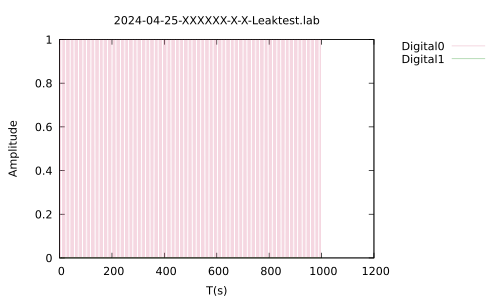

Write gnuplot code to recreate this figure.
set terminal pdf
set encoding utf8
set output "2024-04-25-XXXXXX-X-X-Leaktest.pdf"
set encoding utf8
#set xrange [0.0:600.0]
#set xrange [0.0:20.0]
set key outside
set style line 1 linecolor rgb '#DB7093' linewidth 0.1
set style line 2 linecolor rgb '#008000' linewidth 0.1
set title "2024-04-25-XXXXXX-X-X-Leaktest.lab"
set xlabel "T(s)"
set ylabel "Amplitude"
plot "2024-04-25-XXXXXX-X-X-Leaktest.lab" using 1:2 w l linestyle 1 title "Digital0", "2024-04-25-XXXXXX-X-X-Leaktest.lab" using 1:3 w l linestyle 2 title "Digital1"
